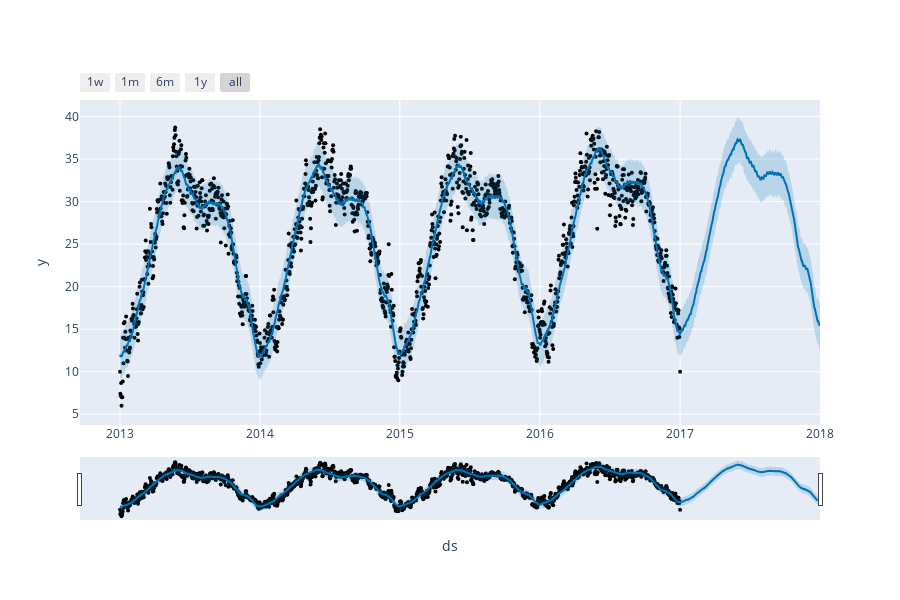

Source (notebook cell):
### Code cell
from prophet import Prophet 
from prophet.plot import plot_plotly, plot_components_plotly
model = Prophet()
model.fit(forecast_data)
forecasts = model.make_future_dataframe(periods=365)
predictions = model.predict(forecasts)
plot_plotly(model, predictions)

### Figure 1 — Plotly figure (JSON) as saved in the notebook; plotly's stock layout.template omitted (floating-point values rounded to 4 significant figures; data arrays with more than 128 entries replaced by an {"elided": "..."} marker saying what was removed)
{"data": [{"marker": {"color": "black", "size": 4}, "mode": "markers", "name": "Actual", "type": "scatter", "x": {"elided": "1462 str values"}, "y": {"elided": "1462 float values"}}, {"hoverinfo": "skip", "line": {"width": 0}, "mode": "lines", "type": "scatter", "x": {"elided": "1827 str values"}, "y": {"elided": "1827 float values"}}, {"fill": "tonexty", "fillcolor": "rgba(0, 114, 178, 0.2)", "line": {"color": "#0072B2", "width": 2}, "mode": "lines", "name": "Predicted", "type": "scatter", "x": {"elided": "1827 str values"}, "y": {"elided": "1827 float values"}}, {"fill": "tonexty", "fillcolor": "rgba(0, 114, 178, 0.2)", "hoverinfo": "skip", "line": {"width": 0}, "mode": "lines", "type": "scatter", "x": {"elided": "1827 str values"}, "y": {"elided": "1827 float values"}}], "layout": {"height": 600, "showlegend": false, "width": 900, "xaxis": {"rangeselector": {"buttons": [{"count": 7, "label": "1w", "step": "day", "stepmode": "backward"}, {"count": 1, "label": "1m", "step": "month", "stepmode": "backward"}, {"count": 6, "label": "6m", "step": "month", "stepmode": "backward"}, {"count": 1, "label": "1y", "step": "year", "stepmode": "backward"}, {"step": "all"}]}, "rangeslider": {"visible": true}, "title": {"text": "ds"}, "type": "date"}, "yaxis": {"title": {"text": "y"}}}}
